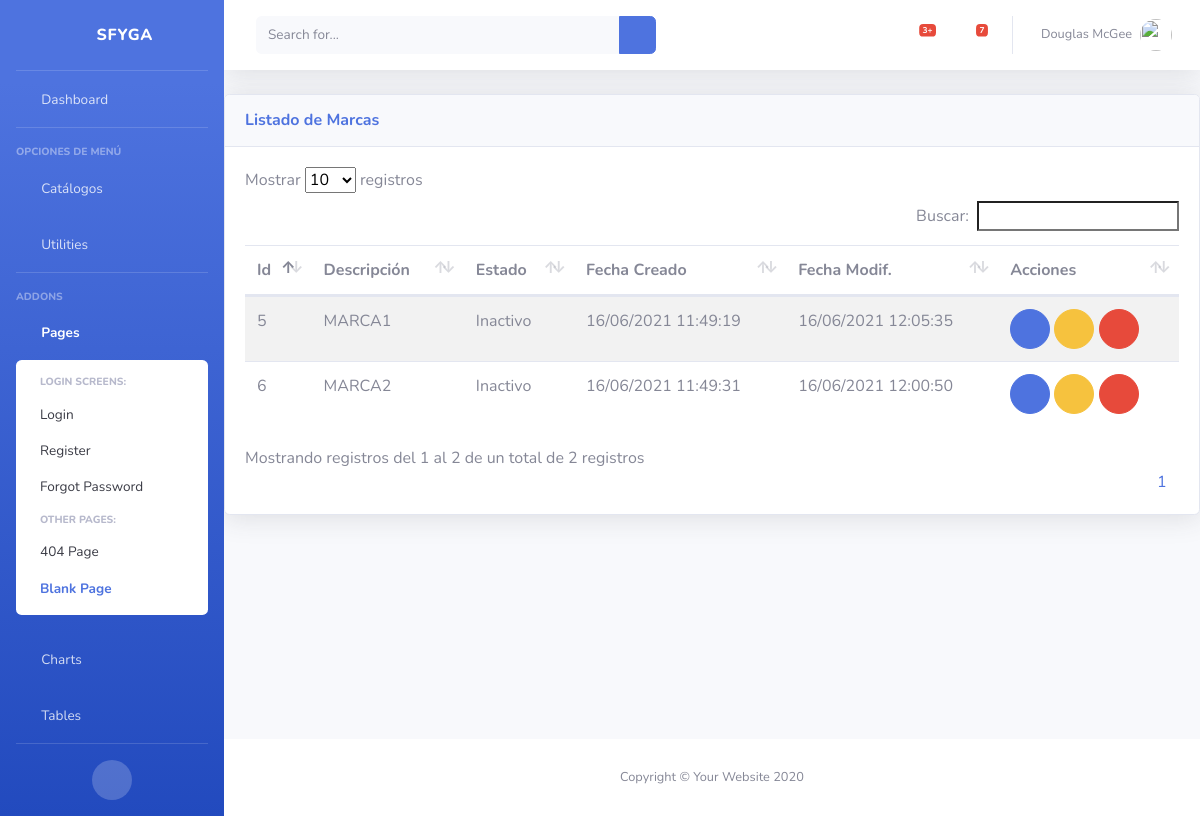
The page /inv/marca/ (signed in) on the database its author committed.
### inv/models.py (models this page shows, shortened)
class Marca(ClaseModelo):
    descripcion = models.CharField(max_length=100, help_text='Marca', unique=True)
    class Meta:
        verbose_name_plural = 'Marcas'

### inv/views.py (the view)
# urls.py: path('marca/', MarcaView.as_view(), name='marca_list'),
class MarcaView(LoginRequiredMixin, generic.ListView):
    model = Marca
    template_name = "inv/marca_list.html"
    context_object_name = "obj"
    login_url = "bases:login"

### inv/templates/inv/marca_list.html (shortened to what this page needs)
{% extends 'base/base.html' %}
{% block page_content %}
<div class="card shadow mb-4">
    <div
        class="card-header py-3 d-flex flex-row align-items-center justify-content-between">
        <h6 class="m-0 font-weight-bold text-primary">Listado de Marcas</h6>
        <div class="dropdown no-arrow">
            <a class="dropdown-toggle" href="#" role="button" id="dropdownMenuLink"
                data-toggle="dropdown" aria-haspopup="true" aria-expanded="false">
                <i class="fas fa-ellipsis-v fa-sm fa-fw text-gray-400"></i>
            </a>
        </div>
    </div>
    <div class="card-body">
        {% if not obj %}
            <div class="alert alert-info">No Hay Marcas</div>
        {% else %}
            <table class= "table table-striped table-hover">
                <thead>
                    <th>Id</th>
                    <th>Descripción</th>
                    <th>Estado</th>
                    <th>Fecha Creado</th>
                    <th>Fecha Modif.</th>
                    <th class="all">Acciones</th>
                </thead>
                <tbody>
                    {% for item in obj %}
                    <tr>
                        <td>{{ item.id }}</td>
                        <td>{{ item.descripcion }}</td>
                        <td>{{ item.estado| yesno:"Activo,Inactivo" }}</td>
                        <td>{{ item.fc | date:"d/m/Y H:i:s" }}</td>
                        <td>{{ item.fm | date:"d/m/Y H:i:s" }}</td>
                        <td>
                            <a href="{% url 'inv:marca_edit' item.id %}" class="btn btn-primary btn-circle" role="button"><i class="fas fa-edit"></i></a>
                            {% if item.estado == True %}
                                <a href="{% url 'inv:marca_inactivar' item.id %}" class="btn btn-success btn-circle" role="button"><i class="fas fa-check"></i></a>
                            {% else %}
                                <a href="{% url 'inv:marca_inactivar' item.id %}" class="btn btn-warning btn-circle" role="button"><i class="fas fa-check"></i></a>
                            {% endif %}
                            <a href="{% url 'inv:marca_del' item.id %}" class="btn btn-danger btn-circle" role="button"><i class="fas fa-trash-alt"></i></a>
                        </td>
                    </tr>
                    {% endfor %}
                </tbody>
            </table>
        {% endif %}
    </div>
</div>
{% endblock page_content %}

### rows shown on the page
Marca: id "5", descripcion "MARCA1", estado "Inactivo", fc "16/06/2021 11:49:19", fm "16/06/2021 12:05:35"
Marca: id "6", descripcion "MARCA2", estado "Inactivo", fc "16/06/2021 11:49:31", fm "16/06/2021 12:00:50"
